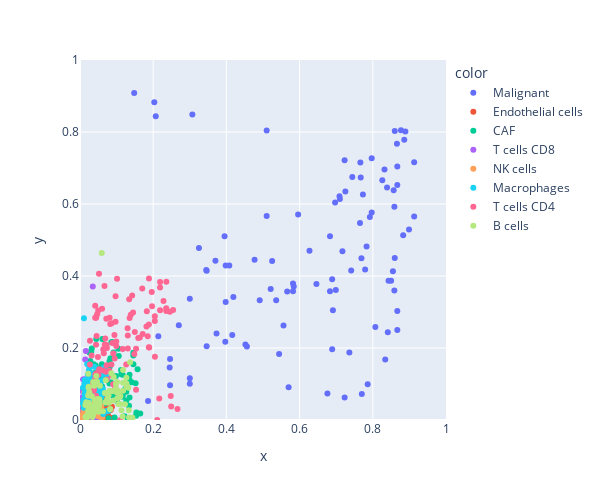

The notebook cell saved with this chart:
### Markdown cell above
## Derek's predictions (website)

### Code cell
fig = px.scatter(
    x=truth.stack().values,
    y=csx_fractions_derek.stack().values,
    color=csx_fractions_derek.stack().reset_index()["level_1"],
)
fig.update_layout(
    width=600,
    height=500,
)
fig.update_xaxes(range=(0, 1))
fig.update_yaxes(
    range=(0, 1),
)
